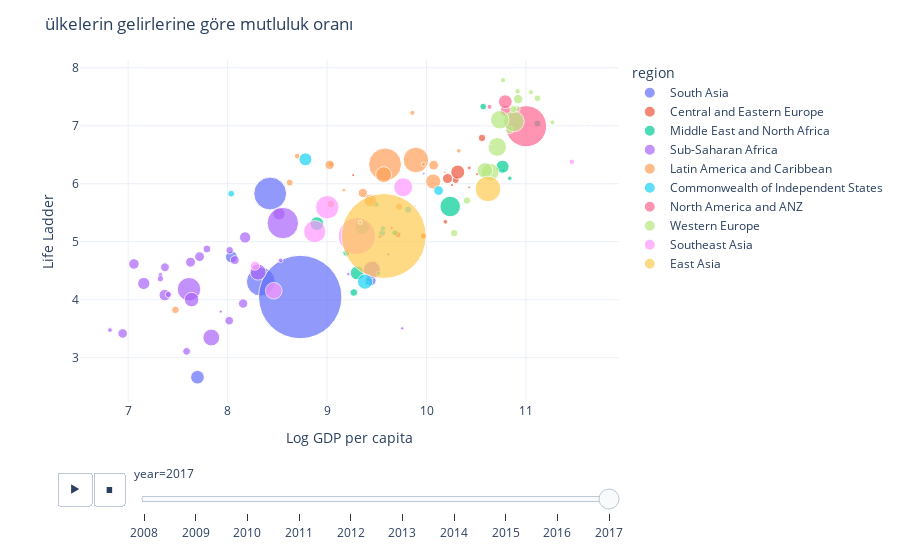

Notebook code for this chart:
### Code cell
fig=px.scatter(yeni_data,x="Log GDP per capita",y="Life Ladder",animation_frame="year",animation_group="Country name",
                size="population",template="plotly_white",color="region",
                hover_name="Country name",size_max=60)
fig.update_layout(title="ülkelerin gelirlerine göre mutluluk oranı")
fig.show()

### Figure 1 — Plotly figure (JSON) as saved in the notebook; plotly's stock layout.template omitted (floating-point values rounded to 4 significant figures)
{"data": [{"hovertemplate": "<b>%{hovertext}</b><br><br>region=South Asia<br>year=2017<br>Log GDP per capita=%{x}<br>Life Ladder=%{y}<br>population=%{marker.size}<extra></extra>", "hovertext": ["Afghanistan", "Bangladesh", "India", "Nepal", "Pakistan", "Sri Lanka"], "ids": ["Afghanistan", "Bangladesh", "India", "Nepal", "Pakistan", "Sri Lanka"], "legendgroup": "South Asia", "marker": {"color": "#636efa", "size": [36296400, 159670593, 1338658835, 27627124, 207896686, 21444000], "sizemode": "area", "sizeref": 385100.0, "symbol": "circle"}, "mode": "markers", "name": "South Asia", "orientation": "v", "showlegend": true, "type": "scatter", "x": [7.697, 8.334, 8.73, 8.039, 8.428, 9.44], "xaxis": "x", "y": [2.662, 4.31, 4.046, 4.737, 5.831, 4.331], "yaxis": "y"}, {"hovertemplate": "<b>%{hovertext}</b><br><br>region=Central and Eastern Europe<br>year=2017<br>Log GDP per capita=%{x}<br>Life Ladder=%{y}<br>population=%{marker.size}<extra></extra>", "hovertext": ["Albania", "Bosnia and Herzegovina", "Bulgaria", "Croatia", "Czech Republic", "Estonia", "Hungary", "Kosovo", "Latvia", "Lithuania", "Montenegro", "North Macedonia", "Poland", "Romania", "Serbia", "Slovenia"], "ids": ["Albania", "Bosnia and Herzegovina", "Bulgaria", "Croatia", "Czech Republic", "Estonia", "Hungary", "Kosovo", "Latvia", "Lithuania", "Montenegro", "North Macedonia", "Poland", "Romania", "Serbia", "Slovenia"], "legendgroup": "Central and Eastern Europe", "marker": {"color": "#EF553B", "size": [2873457, 3351527, 7075947, 4124531, 10594438, 1317384, 9787966, 1830700, 1942248, 2828403, 622373, 2081996, 37974826, 19587491, 7020858, 2066388], "sizemode": "area", "sizeref": 385100.0, "symbol": "circle"}, "mode": "markers", "name": "Central and Eastern Europe", "orientation": "v", "showlegend": true, "type": "scatter", "x": [9.476, 9.532, 9.969, 10.19, 10.56, 10.43, 10.29, 9.262, 10.26, 10.43, 9.885, 9.65, 10.31, 10.21, 9.713, 10.51], "xaxis": "x", "y": [4.64, 5.09, 5.097, 5.343, 6.79, 5.938, 6.065, 6.149, 5.978, 6.273, 5.615, 5.234, 6.201, 6.09, 5.122, 6.167], "yaxis": "y"}, {"hovertemplate": "<b>%{hovertext}</b><br><br>region=Middle East and North Africa<br>year=2017<br>Log GDP per capita=%{x}<br>Life Ladder=%{y}<br>population=%{marker.size}<extra></extra>", "hovertext": ["Algeria", "Bahrain", "Iraq", "Israel", "Jordan", "Kuwait", "Lebanon", "Libya", "Morocco", "Saudi Arabia", "Tunisia", "Turkey", "United Arab Emirates"], "ids": ["Algeria", "Bahrain", "Iraq", "Israel", "Jordan", "Kuwait", "Lebanon", "Libya", "Morocco", "Saudi Arabia", "Tunisia", "Turkey", "United Arab Emirates"], "legendgroup": "Middle East and North Africa", "marker": {"color": "#00cc96", "size": [41389198, 1494074, 37552781, 8713300, 9779173, 4056097, 6811873, 6580724, 35581294, 33099147, 11433443, 81101892, 9487203], "sizemode": "area", "sizeref": 385100.0, "symbol": "circle"}, "mode": "markers", "name": "Middle East and North Africa", "orientation": "v", "showlegend": true, "type": "scatter", "x": [9.354, 10.77, 9.303, 10.57, 9.194, 10.84, 9.681, 9.491, 8.898, 10.76, 9.269, 10.24, 11.12], "xaxis": "x", "y": [5.249, 6.227, 4.462, 7.331, 4.808, 6.094, 5.154, 5.647, 5.312, 6.294, 4.124, 5.607, 7.039], "yaxis": "y"}, {"hovertemplate": "<b>%{hovertext}</b><br><br>region=Sub-Saharan Africa<br>year=2017<br>Log GDP per capita=%{x}<br>Life Ladder=%{y}<br>population=%{marker.size}<extra></extra>", "hovertext": ["Benin", "Botswana", "Burkina Faso", "Cameroon", "Central African Republic", "Chad", "Ethiopia", "Gabon", "Ghana", "Guinea", "Kenya", "Lesotho", "Liberia", "Madagascar", "Malawi", "Mali", "Mauritania", "Mauritius", "Mozambique", "Namibia", "Niger", "Nigeria", "Rwanda", "Senegal", "Sierra Leone", "South Africa", "South Sudan", "Tanzania", "Togo", "Uganda", "Zambia", "Zimbabwe"], "ids": ["Benin", "Botswana", "Burkina Faso", "Cameroon", "Central African Republic", "Chad", "Ethiopia", "Gabon", "Ghana", "Guinea", "Kenya", "Lesotho", "Liberia", "Madagascar", "Malawi", "Mali", "Mauritania", "Mauritius", "Mozambique", "Namibia", "Niger", "Nigeria", "Rwanda", "Senegal", "Sierra Leone", "South Africa", "South Sudan", "Tanzania", "Togo", "Uganda", "Zambia", "Zimbabwe"], "legendgroup": "Sub-Saharan Africa", "marker": {"color": "#ab63fa", "size": [11175204, 2205128, 19193284, 24566045, 4596028, 15016773, 106400024, 2064823, 29121471, 12067539, 50221473, 2091412, 4702228, 25570540, 17670260, 18512394, 4282574, 1264613, 28649007, 2402603, 21602472, 190873311, 11980937, 15419381, 7488431, 57000451, 10910759, 54663906, 7698475, 41162465, 16853688, 14236745], "sizemode": "area", "sizeref": 385100.0, "symbol": "circle"}, "mode": "markers", "name": "Sub-Saharan Africa", "orientation": "v", "showlegend": true, "type": "scatter", "x": [8.021, 9.756, 7.627, 8.176, 6.817, 7.37, 7.612, 9.616, 8.517, 7.792, 8.306, 7.931, 7.324, 7.368, 6.945, 7.718, 8.533, 9.972, 7.157, 9.215, 7.058, 8.555, 7.588, 8.072, 7.404, 9.45, null, 7.836, 7.324, 7.638, 8.156, 8.016], "xaxis": "x", "y": [4.853, 3.505, 4.647, 5.074, 3.476, 4.559, 4.18, 4.782, 5.481, 4.874, 4.476, 3.795, 4.424, 4.079, 3.417, 4.742, 4.678, 6.174, 4.28, 4.441, 4.616, 5.322, 3.108, 4.683, 4.09, 4.514, 2.817, 3.347, 4.361, 4.001, 3.933, 3.638], "yaxis": "y"}, {"hovertemplate": "<b>%{hovertext}</b><br><br>region=Latin America and Caribbean<br>year=2017<br>Log GDP per capita=%{x}<br>Life Ladder=%{y}<br>population=%{marker.size}<extra></extra>", "hovertext": ["Argentina", "Bolivia", "Brazil", "Chile", "Colombia", "Costa Rica", "Dominican Republic", "Ecuador", "El Salvador", "Guatemala", "Haiti", "Honduras", "Jamaica", "Mexico", "Nicaragua", "Panama", "Paraguay", "Peru", "Trinidad and Tobago", "Uruguay"], "ids": ["Argentina", "Bolivia", "Brazil", "Chile", "Colombia", "Costa Rica", "Dominican Republic", "Ecuador", "El Salvador", "Guatemala", "Haiti", "Honduras", "Jamaica", "Mexico", "Nicaragua", "Panama", "Paraguay", "Peru", "Trinidad and Tobago", "Uruguay"], "legendgroup": "Latin America and Caribbean", "marker": {"color": "#FFA15A", "size": [44044811, 11192854, 207833831, 18470439, 48901066, 4949954, 10513131, 16785361, 6388122, 16914936, 10982366, 9429013, 2920853, 124777324, 6384855, 4106771, 6867062, 31444297, 1384072, 3436646], "sizemode": "area", "sizeref": 385100.0, "symbol": "circle"}, "mode": "markers", "name": "Latin America and Caribbean", "orientation": "v", "showlegend": true, "type": "scatter", "x": [10.07, 9.039, 9.583, 10.07, 9.569, 9.858, 9.725, 9.36, 9.042, 9.026, 7.475, 8.624, 9.169, 9.893, 8.7, 10.32, 9.441, 9.434, 10.18, 9.968], "xaxis": "x", "y": [6.039, 5.651, 6.333, 6.32, 6.157, 7.225, 5.605, 5.84, 6.339, 6.325, 3.824, 6.02, 5.89, 6.41, 6.476, 6.568, 5.713, 5.711, 6.192, 6.336], "yaxis": "y"}, {"hovertemplate": "<b>%{hovertext}</b><br><br>region=Commonwealth of Independent States<br>year=2017<br>Log GDP per capita=%{x}<br>Life Ladder=%{y}<br>population=%{marker.size}<extra></extra>", "hovertext": ["Armenia", "Azerbaijan", "Belarus", "Georgia", "Kazakhstan", "Moldova", "Tajikistan", "Turkmenistan", "Ukraine", "Uzbekistan"], "ids": ["Armenia", "Azerbaijan", "Belarus", "Georgia", "Kazakhstan", "Moldova", "Tajikistan", "Turkmenistan", "Ukraine", "Uzbekistan"], "legendgroup": "Commonwealth of Independent States", "marker": {"color": "#19d3f3", "size": [2944809, 9854033, 9498264, 3728004, 18037776, 3549196, 8880268, 5757669, 44831135, 32388600], "sizemode": "area", "sizeref": 385100.0, "symbol": "circle"}, "mode": "markers", "name": "Commonwealth of Independent States", "orientation": "v", "showlegend": true, "type": "scatter", "x": [9.402, 9.555, 9.814, 9.517, 10.12, 9.363, 8.036, 9.561, 9.382, 8.782], "xaxis": "x", "y": [4.288, 5.152, 5.553, 4.451, 5.882, 5.326, 5.829, 5.229, 4.311, 6.421], "yaxis": "y"}, {"hovertemplate": "<b>%{hovertext}</b><br><br>region=North America and ANZ<br>year=2017<br>Log GDP per capita=%{x}<br>Life Ladder=%{y}<br>population=%{marker.size}<extra></extra>", "hovertext": ["Australia", "Canada", "New Zealand", "United States"], "ids": ["Australia", "Canada", "New Zealand", "United States"], "legendgroup": "North America and ANZ", "marker": {"color": "#FF6692", "size": [24601860, 36540268, 4793900, 325147121], "sizemode": "area", "sizeref": 385100.0, "symbol": "circle"}, "mode": "markers", "name": "North America and ANZ", "orientation": "v", "showlegend": true, "type": "scatter", "x": [10.8, 10.79, 10.63, 11.0], "xaxis": "x", "y": [7.257, 7.415, 7.327, 6.992], "yaxis": "y"}, {"hovertemplate": "<b>%{hovertext}</b><br><br>region=Western Europe<br>year=2017<br>Log GDP per capita=%{x}<br>Life Ladder=%{y}<br>population=%{marker.size}<extra></extra>", "hovertext": ["Austria", "Belgium", "Cyprus", "Denmark", "Finland", "France", "Germany", "Greece", "Iceland", "Ireland", "Italy", "Luxembourg", "Malta", "Netherlands", "Norway", "Portugal", "Spain", "Sweden", "Switzerland", "United Kingdom"], "ids": ["Austria", "Belgium", "Cyprus", "Denmark", "Finland", "France", "Germany", "Greece", "Iceland", "Ireland", "Italy", "Luxembourg", "Malta", "Netherlands", "Norway", "Portugal", "Spain", "Sweden", "Switzerland", "United Kingdom"], "legendgroup": "Western Europe", "marker": {"color": "#B6E880", "size": [8797566, 11375158, 1179680, 5764980, 5508214, 66865144, 82657002, 10754679, 343400, 4807388, 60536709, 596336, 467999, 17131296, 5276968, 10300300, 46593236, 10057698, 8451840, 66058859], "sizemode": "area", "sizeref": 385100.0, "symbol": "circle"}, "mode": "markers", "name": "Western Europe", "orientation": "v", "showlegend": true, "type": "scatter", "x": [10.91, 10.83, 10.54, 10.92, 10.77, 10.71, 10.88, 10.28, 10.93, 11.27, 10.64, 11.63, 10.63, 10.92, 11.05, 10.41, 10.59, 10.87, 11.12, 10.74], "xaxis": "x", "y": [7.294, 6.928, 6.062, 7.594, 7.788, 6.635, 7.074, 5.148, 7.476, 7.06, 6.199, 7.061, 6.676, 7.459, 7.579, 5.711, 6.23, 7.287, 7.474, 7.103], "yaxis": "y"}, {"hovertemplate": "<b>%{hovertext}</b><br><br>region=Southeast Asia<br>year=2017<br>Log GDP per capita=%{x}<br>Life Ladder=%{y}<br>population=%{marker.size}<extra></extra>", "hovertext": ["Cambodia", "Indonesia", "Myanmar", "Philippines", "Singapore", "Thailand", "Vietnam"], "ids": ["Cambodia", "Indonesia", "Myanmar", "Philippines", "Singapore", "Thailand", "Vietnam"], "legendgroup": "Southeast Asia", "marker": {"color": "#FF97FF", "size": [16009414, 264645886, 53382581, 105173264, 5612253, 69209858, 94596642], "sizemode": "area", "sizeref": 385100.0, "symbol": "circle"}, "mode": "markers", "name": "Southeast Asia", "orientation": "v", "showlegend": true, "type": "scatter", "x": [8.276, 9.3, 8.464, 9.002, 11.46, 9.765, 8.876], "xaxis": "x", "y": [4.586, 5.098, 4.154, 5.594, 6.378, 5.939, 5.175], "yaxis": "y"}, {"hovertemplate": "<b>%{hovertext}</b><br><br>region=East Asia<br>year=2017<br>Log GDP per capita=%{x}<br>Life Ladder=%{y}<br>population=%{marker.size}<extra></extra>", "hovertext": ["China", "Japan", "Mongolia"], "ids": ["China", "Japan", "Mongolia"], "legendgroup": "East Asia", "marker": {"color": "#FECB52", "size": [1386395000, 126785797, 3113779], "sizemode": "area", "sizeref": 385100.0, "symbol": "circle"}, "mode": "markers", "name": "East Asia", "orientation": "v", "showlegend": true, "type": "scatter", "x": [9.571, 10.62, 9.334], "xaxis": "x", "y": [5.099, 5.911, 5.334], "yaxis": "y"}], "layout": {"autosize": true, "legend": {"itemsizing": "constant", "title": {"text": "region"}, "tracegroupgap": 0}, "margin": {"t": 60}, "sliders": [{"active": 9, "currentvalue": {"prefix": "year="}, "len": 0.9, "pad": {"b": 10, "t": 60}, "steps": [{"args": [["2008"], {"frame": {"duration": 0, "redraw": false}, "fromcurrent": true, "mode": "immediate", "transition": {"duration": 0, "easing": "linear"}}], "label": "2008", "method": "animate"}, {"args": [["2009"], {"frame": {"duration": 0, "redraw": false}, "fromcurrent": true, "mode": "immediate", "transition": {"duration": 0, "easing": "linear"}}], "label": "2009", "method": "animate"}, {"args": [["2010"], {"frame": {"duration": 0, "redraw": false}, "fromcurrent": true, "mode": "immediate", "transition": {"duration": 0, "easing": "linear"}}], "label": "2010", "method": "animate"}, {"args": [["2011"], {"frame": {"duration": 0, "redraw": false}, "fromcurrent": true, "mode": "immediate", "transition": {"duration": 0, "easing": "linear"}}], "label": "2011", "method": "animate"}, {"args": [["2012"], {"frame": {"duration": 0, "redraw": false}, "fromcurrent": true, "mode": "immediate", "transition": {"duration": 0, "easing": "linear"}}], "label": "2012", "method": "animate"}, {"args": [["2013"], {"frame": {"duration": 0, "redraw": false}, "fromcurrent": true, "mode": "immediate", "transition": {"duration": 0, "easing": "linear"}}], "label": "2013", "method": "animate"}, {"args": [["2014"], {"frame": {"duration": 0, "redraw": false}, "fromcurrent": true, "mode": "immediate", "transition": {"duration": 0, "easing": "linear"}}], "label": "2014", "method": "animate"}, {"args": [["2015"], {"frame": {"duration": 0, "redraw": false}, "fromcurrent": true, "mode": "immediate", "transition": {"duration": 0, "easing": "linear"}}], "label": "2015", "method": "animate"}, {"args": [["2016"], {"frame": {"duration": 0, "redraw": false}, "fromcurrent": true, "mode": "immediate", "transition": {"duration": 0, "easing": "linear"}}], "label": "2016", "method": "animate"}, {"args": [["2017"], {"frame": {"duration": 0, "redraw": false}, "fromcurrent": true, "mode": "immediate", "transition": {"duration": 0, "easing": "linear"}}], "label": "2017", "method": "animate"}], "x": 0.1, "xanchor": "left", "y": 0, "yanchor": "top"}], "title": {"text": "ülkelerin gelirlerine göre mutluluk oranı"}, "updatemenus": [{"active": 0, "buttons": [{"args": [null, {"frame": {"duration": 500, "redraw": false}, "fromcurrent": true, "mode": "immediate", "transition": {"duration": 500, "easing": "linear"}}], "label": "&#9654;", "method": "animate"}, {"args": [[null], {"frame": {"duration": 0, "redraw": false}, "fromcurrent": true, "mode": "immediate", "transition": {"duration": 0, "easing": "linear"}}], "label": "&#9724;", "method": "animate"}], "direction": "left", "pad": {"r": 10, "t": 70}, "showactive": false, "type": "buttons", "x": 0.1, "xanchor": "right", "y": 0, "yanchor": "top"}], "xaxis": {"anchor": "y", "autorange": true, "domain": [0, 1], "range": [6.443, 11.45], "title": {"text": "Log GDP per capita"}, "type": "linear"}, "yaxis": {"anchor": "x", "autorange": true, "domain": [0, 1], "range": [2.368, 8.525], "title": {"text": "Life Ladder"}, "type": "linear"}}}
